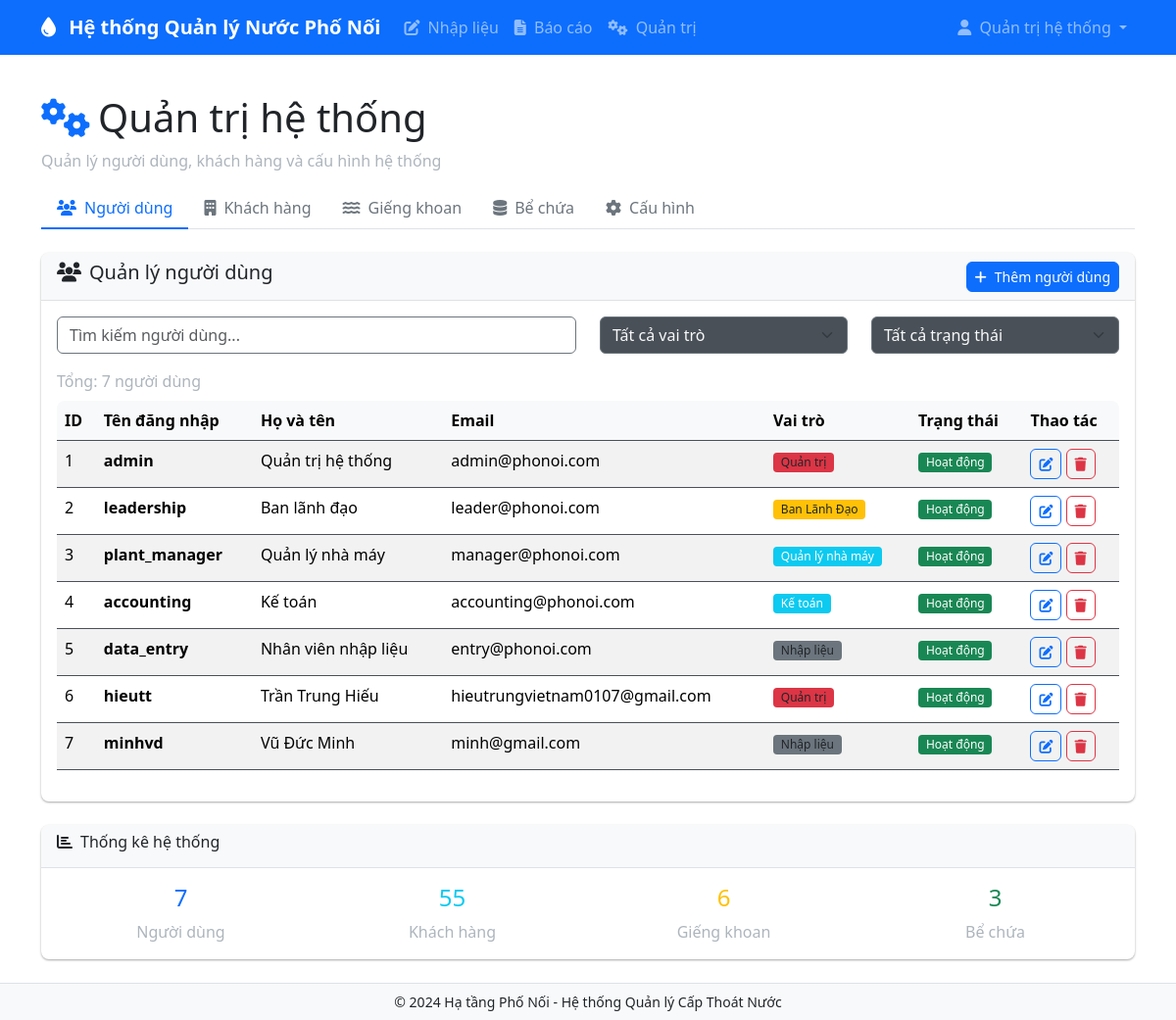
Page /admin/admin (signed in) on the committed database.
### models.py (models this page shows)
class User(UserMixin, db.Model):
    id = db.Column(db.Integer, primary_key=True)
    username = db.Column(db.String(64), unique=True, nullable=False)
    email = db.Column(db.String(120), unique=True, nullable=False)
    password_hash = db.Column(db.String(256))
    role = db.Column(Enum(UserRole), nullable=False, default=UserRole.DATA_ENTRY)
    full_name = db.Column(db.String(120))
    created_at = db.Column(db.DateTime, default=datetime.utcnow)
    is_active = db.Column(db.Boolean, default=True)

### blueprints/admin.py (the view)
@bp.route('/admin')
@login_required
def admin():
    if not check_permissions(current_user.role, ['admin']):
        flash('You do not have permission to access this page', 'error')
        return redirect(url_for('dashboard.dashboard'))
    active_tab = request.args.get('active_tab') or session.pop('active_tab', 'users')
    users = User.query.all()
    customers = Customer.query.all()
    wells = Well.query.all()
    tanks = WaterTank.query.all()
    return render_template('admin/admin.html', users=users, customers=customers, active_tab=active_tab, wells=wells, tanks=tanks)

### app.py (called while the page is built)
@login_manager.user_loader
def load_user(user_id):
    from models import User
    return User.query.get(int(user_id))

### utils.py (called while the page is built)
def check_permissions(user_role, allowed_roles):
    if user_role == UserRole.ADMIN:
        return True
    return user_role.value in allowed_roles

### templates/admin/admin.html (shortened to what this page needs)
{% extends "base.html" %}
{% block content %}
<div class="row">
    <div class="col-12">
        <h1><i class="fas fa-cogs text-primary me-2"></i>Quản trị hệ thống</h1>
        <p class="text-muted">Quản lý người dùng, khách hàng và cấu hình hệ thống</p>
    </div>
</div>
<ul class="nav nav-tabs mb-4" id="adminTabs" role="tablist">
    <li class="nav-item" role="presentation">
        <button class="nav-link {% if active_tab=='users' %}active{% endif %}" id="users-tab"
                data-bs-toggle="tab" data-bs-target="#users" type="button" role="tab">
            <i class="fas fa-users me-2"></i>Người dùng
        </button>
    </li>
    <li class="nav-item" role="presentation">
        <button class="nav-link {% if active_tab=='customers' %}active{% endif %}" id="customers-tab"
                data-bs-toggle="tab" data-bs-target="#customers" type="button" role="tab">
            <i class="fas fa-building me-2"></i>Khách hàng
        </button>
    </li>
    <li class="nav-item" role="presentation">
        <button class="nav-link {% if active_tab=='wells' %}active{% endif %}" id="wells-tab"
                data-bs-toggle="tab" data-bs-target="#wells" type="button" role="tab">
            <i class="fas fa-water me-2"></i>Giếng khoan
        </button>
    </li>
    <li class="nav-item" role="presentation">
        <button class="nav-link {% if active_tab=='tanks' %}active{% endif %}" id="tanks-tab"
                data-bs-toggle="tab" data-bs-target="#tanks" type="button" role="tab">
            <i class="fas fa-database me-2"></i>Bể chứa
        </button>
    </li>
    <li class="nav-item" role="presentation">
        <button class="nav-link {% if active_tab=='settings' %}active{% endif %}" id="settings-tab"
                data-bs-toggle="tab" data-bs-target="#settings" type="button" role="tab">
            <i class="fas fa-cog me-2"></i>Cấu hình
        </button>
    </li>
</ul>
<div class="tab-content" id="adminTabsContent">
     <div class="tab-pane fade {% if active_tab=='users' %}show active{% endif %}" id="users" role="tabpanel">
        {% include 'admin/user.html' %}
    </div>
</div>
<div class="row mt-4">
    <div class="col-12">
        <div class="card">
            <div class="card-header">
                <h6><i class="fas fa-chart-bar me-2"></i>Thống kê hệ thống</h6>
            </div>
            <div class="card-body">
                <div class="row">
                    <div class="col-md-3">
                        <div class="text-center">
                            <h4 class="text-primary">{{ users|length }}</h4>
                            <p class="text-muted mb-0">Người dùng</p>
                        </div>
                    </div>
                    <div class="col-md-3">
                        <div class="text-center">
                            <h4 class="text-info">{{ customers|length }}</h4>
                            <p class="text-muted mb-0">Khách hàng</p>
                        </div>
                    </div>
                    <div class="col-md-3">
                        <div class="text-center">
                            <h4 class="text-warning">{{ wells|length }}</h4>
                            <p class="text-muted mb-0">Giếng khoan</p>
                        </div>
                    </div>
                    <div class="col-md-3">
                        <div class="text-center">
                            <h4 class="text-success">{{ tanks|length }}</h4>
                            <p class="text-muted mb-0">Bể chứa</p>
                        </div>
                    </div>
                </div>
            </div>
        </div>
    </div>
</div>
{% endblock %}

### templates/base.html (shortened to what this page needs)
<!DOCTYPE html>
<html lang="vi" data-bs-theme="light">
<head>
    <link href="https://cdn.jsdelivr.net/npm/bootstrap@5.3.3/dist/css/bootstrap.min.css" rel="stylesheet">
    <link rel="stylesheet" href="https://cdnjs.cloudflare.com/ajax/libs/font-awesome/6.4.0/css/all.min.css">
    <link rel="stylesheet" href="{{ url_for('static', filename='css/custom.css') }}">
</head>
<body class="d-flex flex-column min-vh-100">
    <nav class="navbar navbar-expand-lg navbar-dark bg-primary">
        <div class="container">
            <a class="navbar-brand" href="{{ url_for('dashboard') }}">
                <i class="fas fa-tint me-2"></i>
                Hệ thống Quản lý Nước Phố Nối
            </a>
            <div class="collapse navbar-collapse" id="navbarNav">
                <ul class="navbar-nav me-auto">
                    {% if current_user.is_authenticated %}
                    {% if current_user.role.value in ['data_entry', 'plant_manager', 'admin'] %}
                    <li class="nav-item">
                        <a class="nav-link" href="{{ url_for('data_entry') }}">
                            <i class="fas fa-edit me-1"></i> Nhập liệu
                        </a>
                    </li>
                    {% endif %}
                    {% if current_user.role.value in ['accounting', 'plant_manager', 'leadership', 'admin'] %}
                    <li class="nav-item">
                        <a class="nav-link" href="{{ url_for('reports') }}">
                            <i class="fas fa-file-alt me-1"></i> Báo cáo
                        </a>
                    </li>
                    {% endif %}
                    {% if current_user.role.value == 'admin' %}
                    <li class="nav-item">
                        <a class="nav-link" href="{{ url_for('admin') }}">
                            <i class="fas fa-cogs me-1"></i> Quản trị
                        </a>
                    </li>
                    {% endif %}
                    {% endif %}
                </ul>
                {% if current_user.is_authenticated %}
                <ul class="navbar-nav">
                    <li class="nav-item dropdown">
                        <a class="nav-link dropdown-toggle" href="#" role="button" data-bs-toggle="dropdown">
                            <i class="fas fa-user me-1"></i> {{ current_user.full_name or current_user.username }}
                        </a>
                    </li>
                </ul>
                {% endif %}
            </div>
        </div>
    </nav>
    <main class="container my-4">
        {% block content %}{% endblock %}
    </main>
    <footer class="mt-auto py-2 bg-light border-top text-center small">
      © 2024 Hạ tầng Phố Nối - Hệ thống Quản lý Cấp Thoát Nước
    </footer>
</body>
</html>

### templates/admin/user.html (shortened to what this page needs)
{% block content %}
<div class="card">
  <div class="card-header d-flex justify-content-between align-items-center">
    <h5><i class="fas fa-users me-2"></i>Quản lý người dùng</h5>
    <a class="btn btn-primary btn-sm" href="{{ url_for('new_user') }}">
      <i class="fas fa-plus me-2"></i>Thêm người dùng
    </a>
  </div>
  <div class="card-body">
    <div class="row mb-3">
      <div class="col-md-6">
        <input type="text" class="form-control" id="user-search-admin" placeholder="Tìm kiếm người dùng...">
      </div>
      <div class="col-md-3">
        <select class="form-select" id="user-filter-role">
          <option value="">Tất cả vai trò</option>
        </select>
      </div>
      <div class="col-md-3">
        <select class="form-select" id="user-filter-status">
          <option value="">Tất cả trạng thái</option>
        </select>
      </div>
    </div>
    <div class="text-muted mb-2">
      Tổng: {{ users|length if users is defined else 0 }} người dùng
    </div>
    <div class="table-responsive">
      <table class="table table-striped">
        <thead>
          <tr>
            <th>ID</th>
            <th>Tên đăng nhập</th>
            <th>Họ và tên</th>
            <th>Email</th>
            <th>Vai trò</th>
            <th>Trạng thái</th>
            <th>Thao tác</th>
          </tr>
        </thead>
        <tbody id="users-table-body">
          {% for u in users %}
          {% set role_value = (u.role.name if (u.role is not none and (u.role.name is defined)) else u.role) %}
          {% set active_value = (u.is_active if (u.is_active is defined) else (u.active if (u.active is defined) else False)) %}
          <tr class="user-admin-row"
              data-status="{{ 'active' if active_value else 'inactive' }}"
               data-role="{{ (role_value or '')|lower }}">
            <td>{{ u.id }}</td>
            <td><strong>{{ u.username }}</strong></td>
            <td>{{ u.full_name or '-' }}</td>
            <td>{{ u.email or '-' }}</td>
            <td>
             {% if role_value == 'ADMIN' %}
                <span class="badge bg-danger">Quản trị</span>
             {% elif role_value == 'PLANT_MANAGER' %}
                <span class="badge bg-info">Quản lý nhà máy</span>
             {% elif role_value == 'LEADERSHIP' %}
                <span class="badge bg-warning">Ban Lãnh Đạo</span>
             {% elif role_value == 'ACCOUNTING' %}
                <span class="badge bg-info">Kế toán</span>
             {% elif role_value == 'DATA_ENTRY' %}
               <span class="badge bg-secondary">Nhập liệu</span>
             {% else %}
               <span class="badge bg-secondary">{{ (role_value or 'UNKNOWN')|replace('_',' ') }}</span>
              {% endif %}
            </td>
            <td>
              {% if active_value %}
                <span class="badge bg-success">Hoạt động</span>
              {% else %}
                <span class="badge bg-secondary">Ngưng</span>
              {% endif %}
            </td>
            <td class="text-nowrap">
              <a class="btn btn-sm btn-outline-primary" href="{{ url_for('admin.edit_user', user_id=u.id) }}">
                <i class="fas fa-edit"></i>
              </a>
              <form method="post" action="{{ url_for('admin.delete_user', user_id=u.id) }}" style="display:inline"
                    onsubmit="return confirm('Xác nhận xóa người dùng #{{ u.id }}: {{ u.username }} ?');">
                <button type="submit" class="btn btn-sm btn-outline-danger" title="Xóa">
                  <i class="fas fa-trash"></i>
                </button>
              </form>
            </td>
          </tr>
          {% else %}
          <tr><td colspan="7" class="text-center">Chưa có người dùng.</td></tr>
          {% endfor %}
        </tbody>
      </table>
    </div>
  </div>
</div>
{% endblock %}

### static/css/custom.css (style rules this page uses)
.table-responsive { border-radius: 8px; overflow: hidden; }
.table th { border-top: none; font-weight: 600; background-color: var(--bs-light); }
.btn { border-radius: 6px; font-weight: 500; }
.card { border: none; box-shadow: 0 1px 3px rgba(0,0,0,0.12), 0 1px 2px rgba(0,0,0,0.24); border-radius: 8px; }
.card-header { background-color: var(--bs-light); border-bottom: 1px solid var(--bs-border-color); border-radius: 8px 8px 0 0 !important; }
.form-control, .form-select { border-radius: 6px; border: 1px solid var(--bs-border-color); }
.badge { font-weight: 500; border-radius: 4px; }
.navbar-brand { font-weight: 600; }
.nav-tabs .nav-link { border-radius: 8px 8px 0 0; border: none; color: var(--bs-secondary); }
.nav-tabs .nav-link.active { background-color: var(--bs-body-bg); border-bottom: 2px solid var(--bs-primary); color: var(--bs-primary); }
.text-muted { color: #adb5bd !important; }
.table { color: #e9ecef !important; }
.table th { color: #000000 !important; border-color: #495057 !important; }
.table td { border-color: #495057 !important; }
.form-control { color: #000000 !important; background-color: rgb(255, 255, 255) !important; border-color: #6c757d !important; }
.form-select { color: #f8f9fa !important; background-color: #495057 !important; border-color: #6c757d !important; }
.badge { color: #212529 !important; }
.badge.bg-warning { color: #212529 !important; }
.badge.bg-info { color: #fff !important; }
.badge.bg-success { color: #fff !important; }

### rows in the picture
User: full_name "Quản trị hệ thống", id "1", username "admin", email "admin@phonoi.com"
User: id "2", username "leadership", full_name "Ban lãnh đạo", email "leader@phonoi.com", shows "Ban Lãnh Đạo"
User: id "3", username "plant_manager", full_name "Quản lý nhà máy", email "manager@phonoi.com"
User: id "4", username "accounting", full_name "Kế toán", email "accounting@phonoi.com"
User: id "5", username "data_entry", full_name "Nhân viên nhập liệu", email "entry@phonoi.com", shows "Nhập liệu"
User: id "6", username "hieutt", full_name "Trần Trung Hiếu", email "hieutrungvietnam0107@gmail.com", shows "Quản trị"
User: id "7", username "minhvd", full_name "Vũ Đức Minh", email "minh@gmail.com", shows "Nhập liệu"

### other values in the picture
{{ users|length if users is defined else 0 }} "7"
{{ users|length }} "7"
{{ customers|length }} "55"
{{ wells|length }} "6"
{{ tanks|length }} "3"
